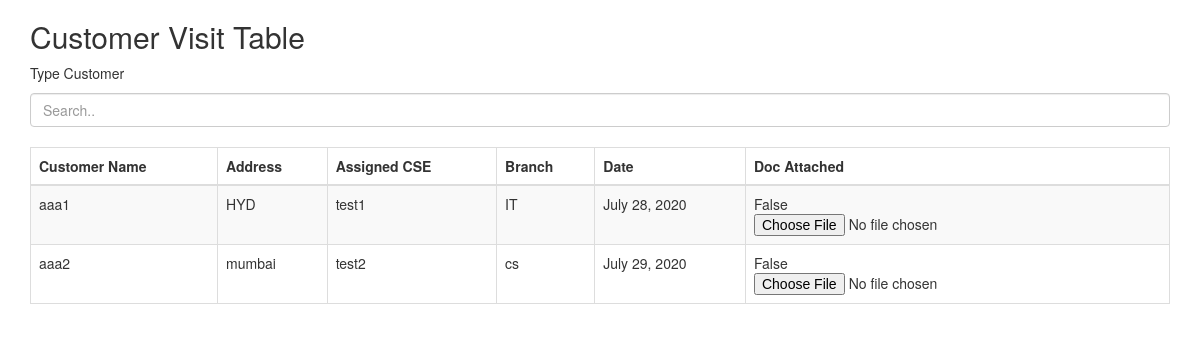
/dashboard/, run on the app's committed database.
### uservisitdashboard/models.py (models this page shows)
class UserVisit(models.Model):
    customer_name=models.CharField(max_length=50)
    customer_address=models.CharField(max_length=120)
    branch =models.CharField(max_length=20)
    assigned_CSE =models.CharField(max_length=50)
    visit_date=models.DateField(auto_now=False)
    doc_attached=models.BooleanField(default=False)
    visit_completed=models.BooleanField(default=False)

### uservisitdashboard/views.py (the view)
# urls.py: path('', views.index, name='index'),
def index(request):
    all_users=UserVisit.objects.all()
    context={'all_users':all_users}
    return render(request,'uservisitdashboard/index.html',context)

### uservisitdashboard/templates/uservisitdashboard/index.html (shortened to what this page needs)
<!DOCTYPE html>
<html lang="en">
<head>
  <link rel="stylesheet" href="https://maxcdn.bootstrapcdn.com/bootstrap/3.4.1/css/bootstrap.min.css">
</head>
<body>
<div class="container">
  <h2>Customer Visit Table</h2>
  <p>Type Customer</p>
  <input class="form-control" id="myInput" type="text" placeholder="Search..">
  <br>
  <table class="table table-bordered table-striped">
    <thead>
      <tr>
        <th>Customer Name</th>
        <th>Address</th>
        <th>Assigned CSE</th>
        <th>Branch</th>
        <th>Date</th>
        <th>Doc Attached</th>
      </tr>
    </thead>
    <tbody id="myTable">
        {%for user in all_users  %}
      <tr>
          <td>{{user.customer_name}}</td>
          <td>{{user.customer_address}}</td>
        <td>{{user.assigned_CSE}}</td>
        <td>{{user.branch}}</td>
        <td>{{user.visit_date}}</td>
        <td>{{user.doc_attached}}<input type="file" id="test" name="test" accept=".pdf,.doc"/></td>
      </tr>
      {% endfor %}
    </tbody>
  </table>
</div>
</body>
</html>

### data on the page
UserVisit: customer_name "aaa1", customer_address "HYD", assigned_CSE "test1", branch "IT", visit_date "July 28, 2020", doc_attached "False"
UserVisit: customer_name "aaa2", customer_address "mumbai", assigned_CSE "test2", branch "cs", visit_date "July 29, 2020", doc_attached "False"
